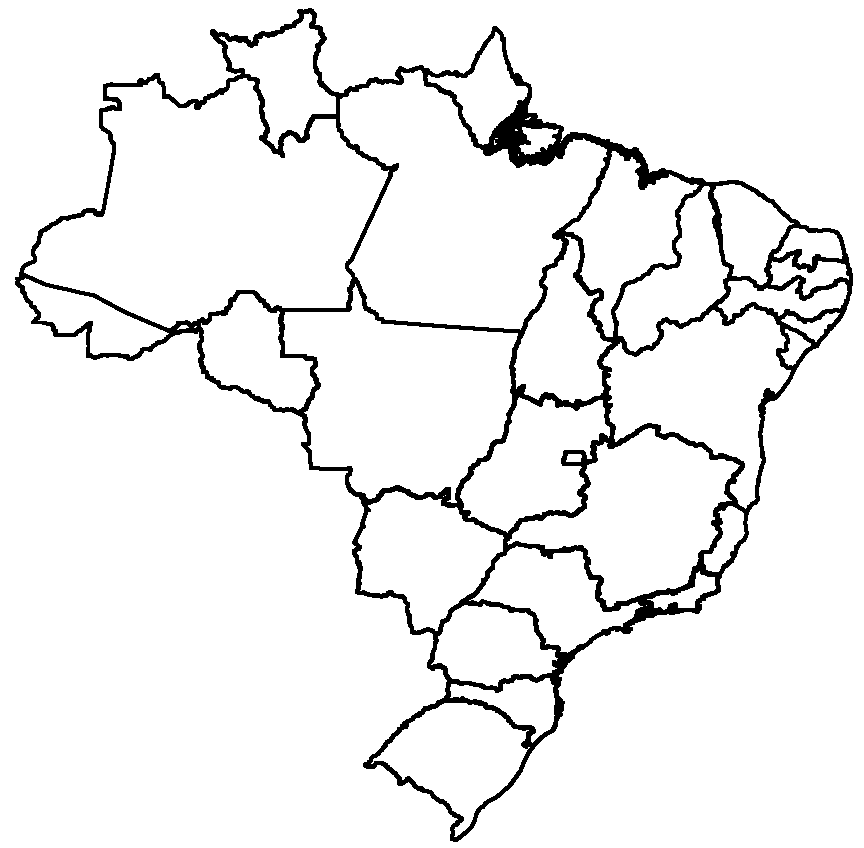
#> input picture Tarefa_1-Pseudocor_e_equalização/Imgs_Originais/mapa.png, 864 x 848 px, given in place of outono_LC.png, which was not available
$ python 5-equalizacao-e.py
#> lines starting #> are read from the running program, lines starting #| are printed output that depends on the picture; after the words box and inside, x2 and y2 are one past the last pixel; in counts of white or black regions, pixels touching at a corner belong together; pictures that were not available may be replaced by others from this repository, and a replacement may not be noted
import cv2
import numpy as np
from matplotlib import pyplot as plt
from skimage import color

def plot_histogram(image, title, channel_labels=['r', 'g', 'b']):
    fig, ax = plt.subplots()
    for i, col in enumerate(channel_labels):
        hist, bins = np.histogram(
            image[..., i], bins=256, range=[0, 256]
        )
        ax.plot(hist, color=col)
    ax.set_title(title)
    ax.set_xlabel('Pixel Intensity')
    ax.set_ylabel('Pixels')
    plt.show()

def main():
    img_outono = cv2.imread('Imgs_Originais/outono_LC.png')[..., ::-1]
#> img_outono is the input picture: shape (848, 864, 3); 94% white; 1 black region, box (x1, y1, x2, y2) and area: (15, 8, 853, 842) 44049
    img_predios = cv2.imread('Imgs_Originais/predios.jpeg')[..., ::-1]
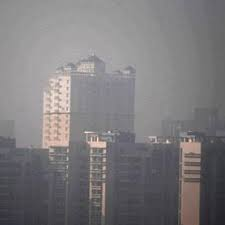
#> input picture Tarefa_1-Pseudocor_e_equalização/Imgs_Originais/predios.jpeg, 225 x 225 px

    img_outono_yiq = color.rgb2yiq(img_outono / 255.0)
#> img_outono_yiq: shape (848, 864, 3) float64; mean of channels 0, 1, 2 0.94, -5.22e-17, -9.4e-09
    img_predios_yiq = color.rgb2yiq(img_predios / 255.0)
#> img_predios_yiq: shape (225, 225, 3) float64; mean of channels 0, 1, 2 0.483, 0.00321, 0.00445

    # Realizando a equalização global no canal Y (luminância)
    img_outono_yiq[..., 0] = cv2.equalizeHist((img_outono_yiq[..., 0] * 255).astype(np.uint8)) / 255.0
#> img_outono_yiq: shape (848, 864, 3) float64; mean of channels 0, 1, 2 0.94, -5.22e-17, -9.4e-09
    img_predios_yiq[..., 0] = cv2.equalizeHist((img_predios_yiq[..., 0] * 255).astype(np.uint8)) / 255.0
#> img_predios_yiq: shape (225, 225, 3) float64; mean of channels 0, 1, 2 0.505, 0.00321, 0.00445

    # Convertendo de volta para RGB
    img_outono_yiq_eq = color.yiq2rgb(img_outono_yiq)
#> img_outono_yiq_eq: shape (848, 864, 3) float64; mean of channels 0, 1, 2 0.94, 0.94, 0.94
    img_predios_yiq_eq = color.yiq2rgb(img_predios_yiq)
#> img_predios_yiq_eq: shape (225, 225, 3) float64; mean of channels 0, 1, 2 0.511, 0.501, 0.509

    img_outono_yiq_eq = np.clip(img_outono_yiq_eq * 255, 0, 255).astype(np.uint8)
    img_predios_yiq_eq = np.clip(img_predios_yiq_eq * 255, 0, 255).astype(np.uint8)
#> img_predios_yiq_eq: shape (225, 225, 3); mean of channels 0, 1, 2 129.6, 127.4, 129.5

    # Exibir imagens e histogramas
    plt.imshow(img_outono)
    plt.title('Outono Original')
    plt.axis('off')
    plt.savefig('outono_original.png')
    plt.show()

    plot_histogram(img_outono, 'Histograma Outono Original')
#> in plot_histogram, `plt.show()`:
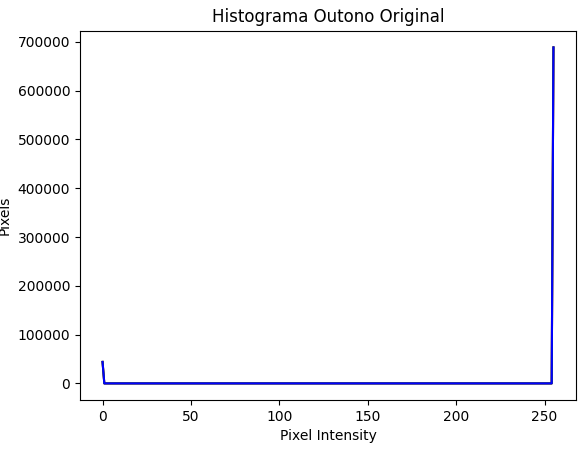
#> figure drawn by matplotlib, 1 panel; curve peaks at x = 255, y = 688623; curve peaks at x = 255, y = 688623; curve peaks at x = 255, y = 688623

    plt.imshow(img_outono_yiq_eq)
    plt.title('Outono YIQ Equalizado')
    plt.axis('off')
    plt.savefig('outono_yiq_equalizado.png')
    plt.show()

    plot_histogram(img_outono_yiq_eq, 'Histograma Outono YIQ Equalizado')

    plt.imshow(img_predios)
    plt.title('Prédios Original')
    plt.axis('off')
    plt.savefig('predios_original.png')
    plt.show()

    plot_histogram(img_predios, 'Histograma Prédios Original')
#> call 3 of plot_histogram, with title = 'Histograma Prédios Original'
#> in plot_histogram (call 3), `plt.show()`:
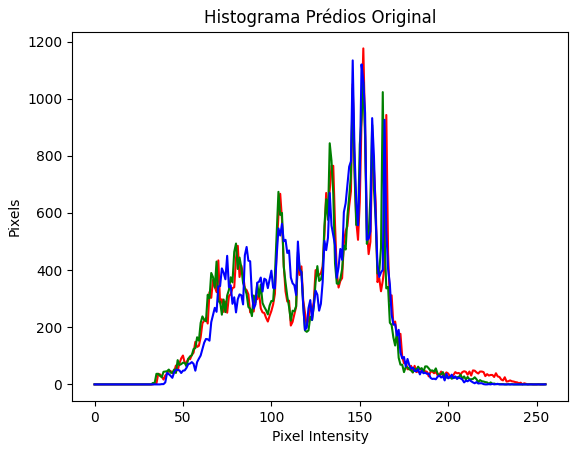
#> figure drawn by matplotlib, 1 panel; curve peaks at x = 152, y = 1176; curve peaks at x = 152, y = 1058; curve peaks at x = 146, y = 1134

    plt.imshow(img_predios_yiq_eq)
    plt.title('Prédios YIQ Equalizado')
    plt.axis('off')
    plt.savefig('predios_yiq_equalizado.png')
    plt.show()

    plot_histogram(img_predios_yiq_eq, 'Histograma Prédios YIQ Equalizado')
#> call 4 of plot_histogram, with title = 'Histograma Prédios YIQ Equalizado'
#> in plot_histogram (call 4), `plt.show()`:
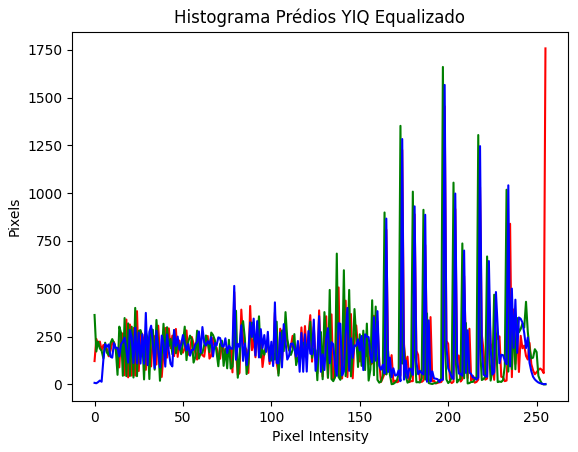
#> figure drawn by matplotlib, 1 panel; curve peaks at x = 255, y = 1757; curve peaks at x = 197, y = 1660; curve peaks at x = 198, y = 1566

if __name__ == '__main__':
    main()
